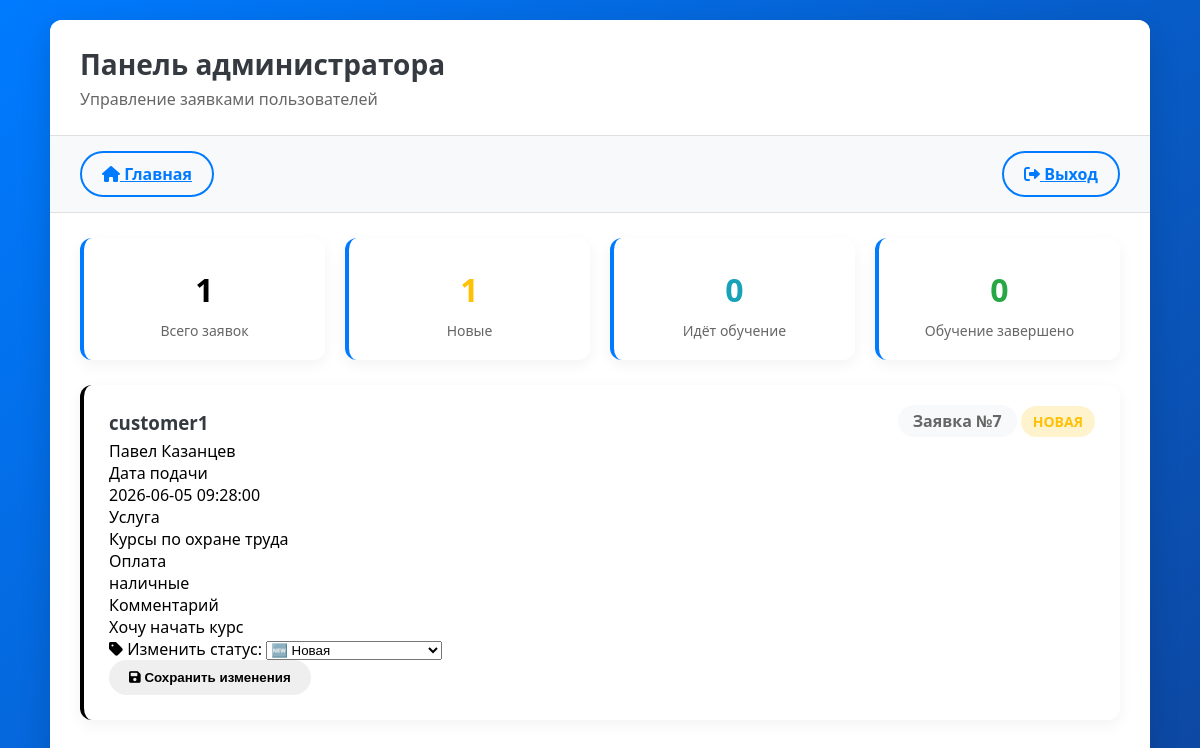
/admin.php (signed in), run on the app's committed database.
### tables this page shows
CREATE TABLE `request` (
  `id` int NOT NULL,
  `user_id` int NOT NULL,
  `date` datetime NOT NULL,
  `status` varchar(50) DEFAULT 'Новая',
  `curses` varchar(255) NOT NULL,
  `payment` text NOT NULL,
  `review` text
);

CREATE TABLE `users` (
  `id` int NOT NULL,
  `fullname` text NOT NULL,
  `phone` varchar(256) NOT NULL,
  `email` varchar(256) NOT NULL,
  `login` varchar(256) NOT NULL,
  `password` varchar(256) NOT NULL,
  `is_admin` tinyint(1) DEFAULT '0',
  `created_at` timestamp NOT NULL DEFAULT CURRENT_TIMESTAMP,
  `review` text
);

### admin.php (the view, shortened to what this page needs)
<?php
include('db.php');
$page = (int)($_GET['page'] ?? 1);
$limit = 10;
$offset = ($page - 1) * $limit;
$query = $con->query("
    SELECT request.*, users.login, users.fullname,
           COUNT(*) OVER() as total_count
    FROM request
    INNER JOIN users ON request.user_id = users.id
    ORDER BY request.date DESC
    LIMIT $limit OFFSET $offset
");
$stats_query = $con->query("
    SELECT
        COUNT(*) as total,
        SUM(CASE WHEN status = 'Новая' THEN 1 ELSE 0 END) as new_requests,
        SUM(CASE WHEN status = 'Идет обучение' THEN 1 ELSE 0 END) as in_progress,
        SUM(CASE WHEN status = 'Обучение завершено' THEN 1 ELSE 0 END) as completed
    FROM request
");
$stats = $stats_query->fetch_assoc();
?>
<!DOCTYPE html>
<html lang="ru">
<head>
    <link href="https://cdnjs.cloudflare.com/ajax/libs/font-awesome/6.0.0/css/all.min.css" rel="stylesheet">
</head>
<body>
    <div class="container">
        <div class="header">
            <h1>Панель администратора</h1>
            <p class="subtitle">Управление заявками пользователей</p>
        </div>
        <div class="nav-bar">
            <a href="index.php" class="btn btn-outline">
                <i class="fas fa-home"></i> Главная
            </a>
            <a href="?logout=1" class="btn btn-outline" onclick="return confirm('Выйти из аккаунта?')">
                <i class="fas fa-sign-out-alt"></i> Выход
            </a>
        </div>
        <div class="stats-grid">
            <div class="stat-card">
                <div class="stat-number"><?= $stats['total'] ?></div>
                <div class="stat-label">Всего заявок</div>
            </div>
            <div class="stat-card">
                <div class="stat-number" style="color: var(--warning);"><?= $stats['new_requests'] ?></div>
                <div class="stat-label">Новые</div>
            </div>
            <div class="stat-card">
                <div
                                <div class="stat-number" style="color: var(--info);"><?= $stats['in_progress'] ?></div>
                <div class="stat-label">Идёт обучение</div>
            </div>
            <div class="stat-card">
                <div class="stat-number" style="color: var(--success);"><?= $stats['completed'] ?></div>
                <div class="stat-label">Обучение завершено</div>
            </div>
        </div>
        <div class="requests-container">
            <?php
            if ($query->num_rows === 0) {
            ?>
                <div class="empty-state">
                    <i class="fas fa-inbox"></i>
                    <h3>Заявок пока нет</h3>
                    <p>Когда пользователи оставят заявки, они появятся здесь</p>
                </div>
            <?php } else {
                while ($request = $query->fetch_assoc()) {
            $status_class = match($request['status']) {
                'Новая' => 'status-new',
                'Идет обучение' => 'status-in-progress',
                'Обучение завершено' => 'status-completed',
                default => 'status-new'
            };
            ?>
                <div class="request-item <?= $status_class ?>">
                    <div class="request-header">
                        <div class="user-info">
                            <h3><?= htmlspecialchars($request['login']) ?></h3>
                            <p><?= htmlspecialchars($request['fullname']) ?></p>
                        </div>
                        <div>
                            <span class="request-id">Заявка №<?= htmlspecialchars($request['id']) ?></span>
                            <span class="status-badge <?= $status_class ?>"><?= htmlspecialchars($request['status']) ?></span>
                        </div>
                    </div>
                    <div class="request-details">
                <div class="detail-item">
                    <div class="detail-label">Дата подачи</div>
            <div class="detail-value"><?= htmlspecialchars($request['date']) ?></div>
                </div>
                <div class="detail-item">
            <div class="detail-label">Услуга</div>
            <div class="detail-value"><?= htmlspecialchars($request['curses'] ?? '—') ?></div>
                </div>
                <div class="detail-item">
            <div class="detail-label">Оплата</div>
            <div class="detail-value"><?= htmlspecialchars($request['payment'] ?? '—') ?></div>
                </div>
                <div class="detail-item">
            <div class="detail-label">Комментарий</div>
            <div class="detail-value"><?= htmlspecialchars($request['review'] ?? '—') ?></div>
                </div>
            </div>
            <div class="status-form">
                <form method="POST" class="status-update-form">
            <div class="form-group">
                <label class="form-label" for="status_<?= $request['id'] ?>">
                    <i class="fas fa-tag"></i> Изменить статус:
                </label>
                <select name="status" id="status_<?= $request['id'] ?>" class="form-select">
                    <option value="Новая" <?= $request['status'] == 'Новая' ? 'selected' : '' ?>>
                        🆕 Новая
                    </option>
                </select>
            </div>
            <button type="submit" class="btn btn-save">
                <i class="fas fa-save"></i> Сохранить изменения
            </button>
                </form>
            </div>
        </div>
    <?php
        }
    }
    ?>
        </div>
    </div>
</body>
</html>

### admin.php (style rules this page uses)
:root { --primary: #007bff; --primary-dark: #0d47a1; --success: #28a745; --warning: #ffc107; --info: #17a2b8; --light: #f8f9fa; --dark: #343a40; --border-radius: 12px; --shadow: 0 10px 30px rgba(0,0,0,0.15); }
* { margin: 0; padding: 0; box-sizing: border-box; }
body { font-family: 'Segoe UI', Tahoma, Geneva, Verdana, sans-serif; background: linear-gradient(135deg, var(--primary) 0%, var(--primary-dark) 100%); min-height: 100vh; padding: 20px; }
.container { max-width: 1100px; margin: 0 auto; background: #fff; border-radius: var(--border-radius); box-shadow: var(--shadow); overflow: hidden; }
.header { background: white; padding: 25px 30px; border-bottom: 1px solid #e0e0e0; }
.header h1 { color: var(--dark); font-size: 28px; margin-bottom: 5px; }
.subtitle { color: #666; font-size: 16px; }
.nav-bar { display: flex; justify-content: space-between; align-items: center; padding: 15px 30px; background: var(--light); border-bottom: 1px solid #e0e0e0; }
.btn { padding: 10px 20px; border: none; border-radius: 50px; cursor: pointer; font-weight: 600; transition: all 0.3s ease; }
.btn-outline { background: transparent; color: var(--primary); border: 2px solid var(--primary); }
.stats-grid { display: grid; grid-template-columns: repeat(auto-fit, minmax(220px, 1fr)); gap: 20px; padding: 25px 30px; }
.stat-card { background: white; padding: 20px; border-radius: var(--border-radius); text-align: center; box-shadow: 0 5px 15px rgba(0,0,0,0.05); border-left: 4px solid var(--primary); }
.stat-number { font-size: 32px; font-weight: bold; margin: 10px 0; }
.stat-label { color: #666; font-size: 14px; }
.requests-container { padding: 0 30px 30px; }
.request-item { background: white; border-radius: var(--border-radius); padding: 25px; margin-bottom: 20px; box-shadow: 0 5px 15px rgba(0,0,0,0.05); border-left: 4px solid; }

### data on the page
request: user.login "customer1", user.fullname "Павел Казанцев", id "7", status "НОВАЯ", date "2026-06-05 09:28:00", curses "Курсы по охране труда", payment "наличные", review "Хочу начать курс", status "🆕 Новая"

### other printed values
$stats['total'] "1"
$stats['new_requests'] "1"
$stats['in_progress'] "0"
$stats['completed'] "0"
